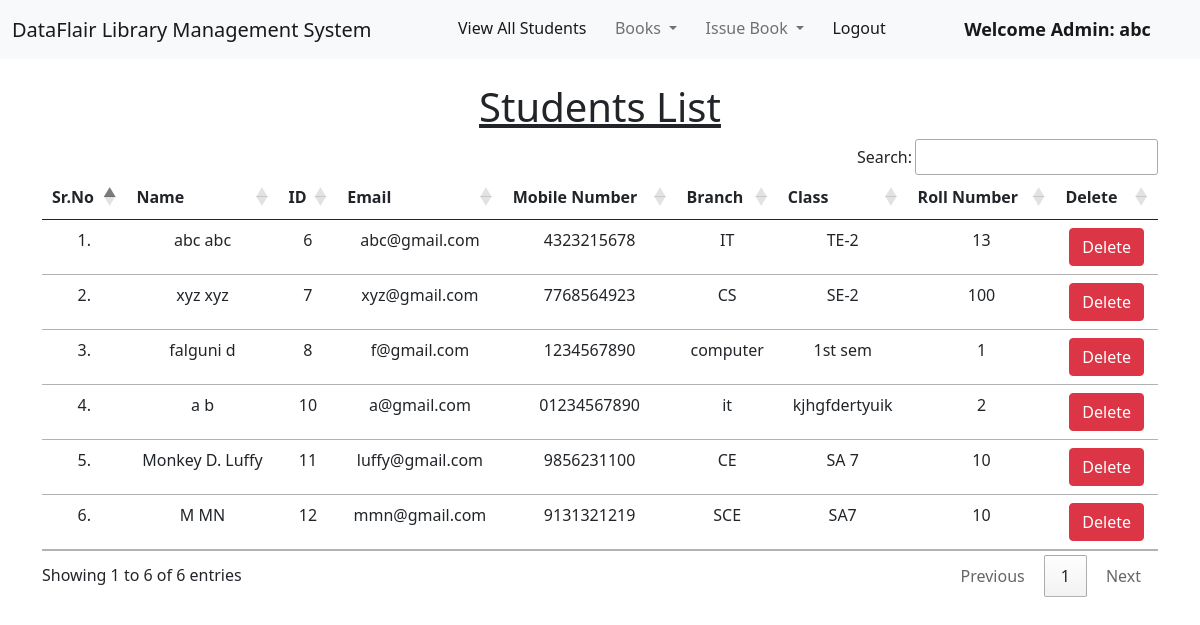
Page /view_students/ (signed in) on the committed database.
### library/models.py (models this page shows, shortened)
class Student(models.Model):
    user = models.OneToOneField(User, on_delete=models.CASCADE)
    classroom = models.CharField(max_length=10)
    branch = models.CharField(max_length=10)
    roll_no = models.CharField(max_length=3, blank=True)
    phone = models.CharField(max_length=10, blank=True)
    image = models.ImageField(upload_to="", blank=True)

### library/views.py (the view)
# urls.py: path("view_students/", views.view_students, name="view_students"),
@login_required(login_url = '/admin_login')
def view_students(request):
    students = Student.objects.all()
    return render(request, "view_students.html", {'students':students})

### library/templates/view_students.html (shortened to what this page needs)
{% extends 'admin_navbar.html' %}
{% load static %}
{% block body %}
<div class="container mt-4">
    <h1 class="text-center"><u>Students List</u></h1>
    <table class="table table-hover" id="example">
        <thead>
            <tr class="text-center">
                <th>Sr.No</th>
                <th>Name</th>
                <th>ID</th>
                <th>Email</th>
                <th>Mobile Number</th>
                <th>Branch</th>
                <th>Class</th>
                <th>Roll Number</th>
                <th>Delete</th>
            </tr>
        </thead>
        <tbody>
            {% for student in students %}
            <tr class="text-center">
                <td>{{forloop.counter}}.</td>
                <td>{{student.user.get_full_name}}</td>
                <td>{{student.user.id}}</td>
                <td>{{student.user.email}}</td>
                <td>{{student.phone}}</td>
                <td>{{student.branch}}</td>
                <td>{{student.classroom}}</td>
                <td>{{student.roll_no}}</td>
                <td><a href="/delete_student/{{student.id}}/" class="btn btn-danger" onclick="return confirm('Are you sure you want to delete this student?')">Delete</a></td>
            </tr>
            {% endfor %}
        </tbody>
    </table>
    </div>
{% endblock %}

### library/templates/admin_navbar.html (shortened to what this page needs)
<!doctype html>
<html lang="en">
  <head>
    <link href="https://cdn.jsdelivr.net/npm/bootstrap@5.1.0/dist/css/bootstrap.min.css" rel="stylesheet">
    <link rel="stylesheet" href="https://cdn.datatables.net/1.10.25/css/jquery.dataTables.min.css">
    <link rel="stylesheet" href="https://cdn.datatables.net/buttons/1.7.1/css/buttons.dataTables.min.css">
  </head>
  <body>
    <nav class="navbar navbar-expand-lg navbar-light bg-light">
        <div class="container-fluid">
          <a class="navbar-brand" href="#">DataFlair Library Management System</a>
          <div class="collapse navbar-collapse" id="navbarSupportedContent">
            <ul class="navbar-nav me-auto mb-2 mb-lg-0">
              <li class="nav-item">
                <a class="nav-link active" aria-current="page" href="/view_students/">View All Students</a>
              </li>
              <li class="nav-item dropdown">
                <a class="nav-link dropdown-toggle" href="#" id="navbarDropdown" role="button" data-bs-toggle="dropdown" aria-expanded="false">
                  Books
                </a>
              </li>
              <li class="nav-item dropdown">
                <a class="nav-link dropdown-toggle" href="#" id="navbarDropdown" role="button" data-bs-toggle="dropdown" aria-expanded="false">
                  Issue Book
                </a>
              </li>
              <li class="nav-item">
                <a class="nav-link active" aria-current="page" href="/logout/">Logout</a>
              </li>
              <li class="nav-item">
                <a style="font-weight:600; font-family:'Segoe UI', Tahoma, Geneva, Verdana, sans-serif; font-size: large;" class="nav-link active" href="#">Welcome Admin: {{request.user}}</a>
              </li>
            </ul>
          </div>
        </div>
      </nav>
      {% block body %}
      {% endblock %}
  </body>
</html>

### rows in the picture
Student: user.get_full_name "abc abc", user.id "6", user.email "abc@gmail.com", phone "4323215678", branch "IT", classroom "TE-2", roll_no "13"
Student: user.get_full_name "xyz xyz", user.id "7", user.email "xyz@gmail.com", phone "7768564923", branch "CS", classroom "SE-2", roll_no "100"
Student: user.get_full_name "falguni d", user.id "8", user.email "f@gmail.com", phone "1234567890", branch "computer", classroom "1st sem", roll_no "1"
Student: user.get_full_name "a b", user.id "10", user.email "a@gmail.com", phone "01234567890", branch "it", classroom "kjhgfdertyuik", roll_no "2"
Student: user.get_full_name "Monkey D. Luffy", user.id "11", user.email "luffy@gmail.com", phone "9856231100", branch "CE", classroom "SA 7", roll_no "10"
Student: user.get_full_name "M MN", user.id "12", user.email "mmn@gmail.com", phone "9131321219", branch "SCE", classroom "SA7", roll_no "10"

### other values in the picture
{{ request.user }} "abc"
